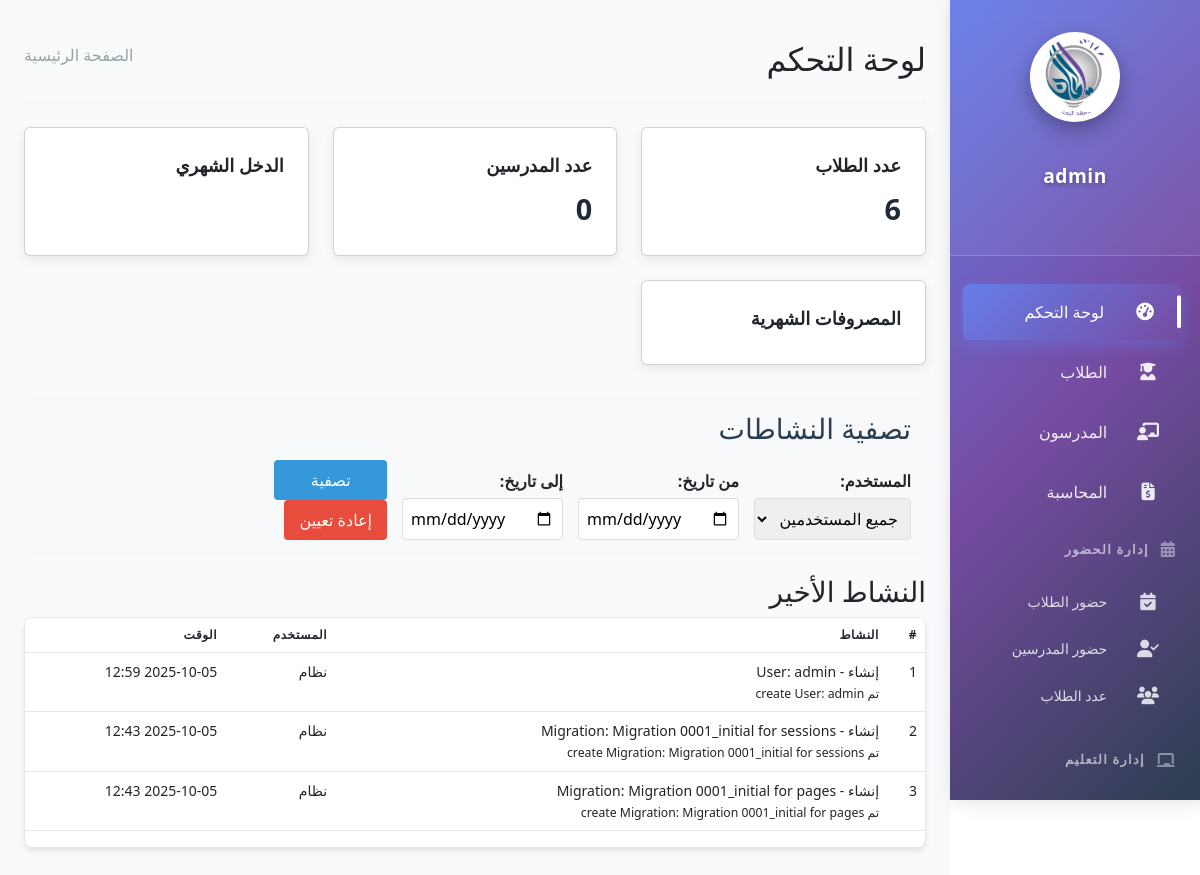
The app's page /pages/index (signed in) with its own data.
### pages/models.py (models this page shows, shortened)
class ActivityLog(models.Model):
    ACTION_CHOICES = [
        ('create', 'إنشاء'),
        ('update', 'تعديل'),
        ('delete', 'حذف'),
        ('login', 'دخول'),
        ('logout', 'خروج'),
        ('view', 'عرض'),
        ('other', 'أخرى'),
    ]
    user = models.ForeignKey(User, on_delete=models.CASCADE, null=True, blank=True)
    action = models.CharField(max_length=10, choices=ACTION_CHOICES)
    content_type = models.CharField(max_length=100)  # نوع المودل
    object_id = models.PositiveIntegerField(null=True, blank=True)  # معرف العنصر
    object_repr = models.CharField(max_length=200)  # وصف العنصر
    timestamp = models.DateTimeField(default=timezone.now)
    details = models.TextField(blank=True)  # تفاصيل إضافية
    class Meta:
        ordering = ['-timestamp']
        verbose_name = 'سجل النشاط'
        verbose_name_plural = 'سجلات النشاطات'

### pages/views.py (the view, shortened to what this page needs)
# urls.py: path('index',views.IndexView.as_view() , name="index"),
class IndexView(LoginRequiredMixin, TemplateView):
    template_name = 'pages/index.html'
    def get_context_data(self, **kwargs):
        context = super().get_context_data(**kwargs)
        context['students_count'] = Student.objects.count()
        context['teachers_count'] = Teacher.objects.count()
        start_date = timezone.now().replace(day=1)
        end_date = start_date + timedelta(days=31)
        context['users'] = User.objects.exclude(username='admin')
        user_filter = self.request.GET.get('user', '')
        start_date_filter = self.request.GET.get('start_date', '')
        end_date_filter = self.request.GET.get('end_date', '')
        context['selected_user'] = user_filter
        context['start_date'] = start_date_filter
        context['end_date'] = end_date_filter
        activity_query = ActivityLog.objects.filter(
            Q(user__is_superuser=False) | Q(user__isnull=True)
        ).exclude(content_type='LogEntry')
        activity_query = activity_query.exclude(user__username='admin')
        if user_filter:
            activity_query = activity_query.filter(user_id=user_filter)
        if start_date_filter:
            try:
                start_date = datetime.strptime(start_date_filter, '%Y-%m-%d')
                activity_query = activity_query.filter(timestamp__gte=start_date)
            except ValueError:
                pass  # تجاهل في حالة تاريخ غير صحيح
        context['recent_activities'] = activity_query.order_by('-timestamp')[:50]  # تحديد 50 نشاط فقط
        return context

### employ/context_processors.py (called while the page is built)
def employee_permissions(request):
    return {
        "emp_perms": getattr(request, "employee_permissions", set()),
        "employee_obj": getattr(getattr(request.user, "employee_profile", None), "pk", None),
    }

### templates/pages/index.html (shortened to what this page needs)
{% extends "base.html" %}
{% load emp_perms %}
{% load static %}
{% block content %}
    {% if user.is_authenticated %}
        <div class="header">
            <h2 id="pageTitle">لوحة التحكم</h2>
            <div class="breadcrumb" id="breadcrumb">
                <span>الصفحة الرئيسية</span>
            </div>
        </div>
        <div id="moduleContent">
            <div class="dashboard-cards">
                <div class="card">
                    <div class="card-title">عدد الطلاب</div>
                    <div class="card-value" id="studentsCount">{{ students_count }}</div>
                </div>
                <div class="card">
                    <div class="card-title">عدد المدرسين</div>
                    <div class="card-value" id="teachersCount">{{ teachers_count }}</div>
                </div>
                <div class="card">
                    <div class="card-title">الدخل الشهري</div>
                </div>
                <div class="card">
                    <div class="card-title">المصروفات الشهرية</div>
                </div>
            </div>
            <div class="filter-section">
                <h3>تصفية النشاطات</h3>
                <form method="GET" id="filterForm">
                    <div class="filter-row">
                        <div class="filter-group">
                            <label for="userFilter">المستخدم:</label>
                            <select name="user" id="userFilter">
                                <option value="">جميع المستخدمين</option>
                            </select>
                        </div>
                        <div class="filter-group">
                            <label for="startDate">من تاريخ:</label>
                            <input type="date" name="start_date" id="startDate" value="{{ start_date }}">
                        </div>
                        <div class="filter-group">
                            <label for="endDate">إلى تاريخ:</label>
                            <input type="date" name="end_date" id="endDate" value="{{ end_date }}">
                        </div>
                        <div class="filter-group">
                            <button type="submit" class="btn-filter">تصفية</button>
                            <button type="button" id="resetFilter" class="btn-reset">إعادة تعيين</button>
                        </div>
                    </div>
                </form>
            </div>
            <div class="recent-activity">
                <h3>النشاط الأخير</h3>
                <div class="table-container">
                    <table id="activityTable" class="table">
                        <thead>
                            <tr>
                                <th>#</th>
                                <th>النشاط</th>
                                <th>المستخدم</th>
                                <th>الوقت</th>
                            </tr>
                        </thead>
                        <tbody>
                            {% for activity in recent_activities %}
                            <tr>
                                <td>{{ forloop.counter }}</td>
                                <td>
                                    {{ activity.get_action_display }} -
                                    {{ activity.content_type }}:
                                    {{ activity.object_repr }}
                                    {% if activity.details %}
                                    <br><small>{{ activity.details }}</small>
                                    {% endif %}
                                </td>
                                <td>
                                    {% if activity.user %}
                                        {{ activity.user.get_full_name|default:activity.user.username }}
                                    {% else %}
                                        نظام
                                    {% endif %}
                                </td>
                                <td>{{ activity.timestamp|date:"Y-m-d H:i" }}</td>
                            </tr>
                            {% empty %}
                            <tr>
                                <td colspan="4" class="text-center">لا يوجد نشاطات مسجلة</td>
                            </tr>
                            {% endfor %}
                        </tbody>
                    </table>
                </div>
            </div>
        </div>
    {% else %}
        <div class="login-prompt">
            <h2>مرحباً بك في نظام إدارة المعهد</h2>
            <p>يجب <a href="{% url 'login' %}">تسجيل الدخول</a> للوصول إلى لوحة التحكم</p>
        </div>
    {% endif %}
{% endblock %}

### templates/partials/_navbar.html (shortened to what this page needs)
{% load emp_perms %}
{% load static emp_perms %}
{% if user.is_authenticated %}
<div class="sidebar">
    <div class="sidebar-header">
        <div class="logo-container">
            <img src="{% static 'img/logo.png' %}" alt="معهد اليمان" class="sidebar-logo"
                 onerror="this.style.display='none'; this.nextElementSibling.style.display='flex';">
        </div>
        <div class="user-info">
            <span>{{ user.get_full_name|default:user.username }}</span>
        </div>
    </div>
    <div class="sidebar-menu">
        {% if user.is_superuser or 'admin_dashboard' in emp_perms or 'reports_dashboard' in emp_perms %}
        <a href="{% url "pages:index" %}" class="menu-item" data-module="dashboard">
            <i class="fas fa-tachometer-alt"></i>
            <span>لوحة التحكم</span>
        </a>
        {% endif %}
        {% if user.is_superuser or 'students_view' in emp_perms %}
        <a href="{% url "students:student" %}" class="menu-item" data-module="students">
            <i class="fas fa-user-graduate"></i>
            <span>الطلاب</span>
        </a>
        {% endif %}
        {% if user.is_superuser or 'teachers_view' in emp_perms %}
        <a href="{% url "employ:teachers" %}" class="menu-item" data-module="teachers">
            <i class="fas fa-chalkboard-teacher"></i>
            <span>المدرسون</span>
        </a>
        {% endif %}
        {% if user.is_superuser or 'accounting_dashboard' in emp_perms or 'accounting_view' in emp_perms %}
        <a href="{% url "accounts:dashboard" %}" class="menu-item {% if request.resolver_match and 'accounts' == request.resolver_match.app_name %}active{% endif %}" data-module="accounts">
            <i class="fas fa-file-invoice-dollar"></i>
            <span>المحاسبة</span>
        </a>
        {% endif %}
        {% if user.is_superuser or 'attendance_view' in emp_perms or 'attendance_teacher_view' in emp_perms %}
        <div class="menu-group">
            <div class="menu-group-title">
                <i class="fas fa-calendar-alt"></i>
                <span>إدارة الحضور</span>
            </div>
            {% if user.is_superuser or 'attendance_view' in emp_perms %}
            <a href="{% url "attendance:attendance" %}" class="menu-item sub-item" data-module="attendance">
                <i class="fas fa-calendar-check"></i>
                <span>حضور الطلاب</span>
            </a>
            {% endif %}
            {% if user.is_superuser or 'attendance_teacher_view' in emp_perms %}
            <a class="menu-item sub-item" href="{% url 'attendance:teacher_attendance' %}">
                <i class="fas fa-user-check"></i>
                <span>حضور المدرسين</span>
            </a>
            {% endif %}
            {% if user.is_superuser or 'reports_students' in emp_perms %}
            <a href="{% url "students:stu_num" %}" class="menu-item sub-item" data-module="students-count">
                <i class="fas fa-users"></i>
                <span>عدد الطلاب</span>
            </a>
            {% endif %}
        </div>
        {% endif %}
        {% if user.is_superuser or 'classroom_view' in emp_perms or 'grades_view' in emp_perms %}
        <div class="menu-group">
            <div class="menu-group-title">
                <i class="fas fa-chalkboard"></i>
                <span>إدارة التعليم</span>
            </div>
            {% if user.is_superuser or 'classroom_view' in emp_perms %}
            <a href="{% url "classroom:classroom" %}" class="menu-item sub-item" data-module="classroom">
            </a>
            {% endif %}
        </div>
        {% endif %}
    </div>
</div>
{% endif %}

### static/css/main.css (style rules this page uses)
:root { --primary-color: #3498db; --secondary-color: #2ecc71; --danger-color: #e74c3c; --warning-color: #f39c12; --info-color: #1abc9c; --dark-color: #4d6883; --light-color: #ecf0f1; --white: #ffffff; --black: #2c3e50; --gray: #95a5a6; --border-radius: 8px; --box-shadow: 0 2px 10px rgba(0, 0, 0, 0.1); --transition: all 0.3s ease; --sidebar-width: 250px; --sidebar-collapsed-width: 70px; --sidebar-transition: all 0.4s cubic-bezier(0.4, 0, 0.2, 1); }
* { margin: 0; padding: 0; box-sizing: border-box; }
html { scroll-behavior: smooth; }
body { font-family: 'Tajawal', sans-serif; background-image: url('../img/back.png'); color: var(--black); direction: rtl; line-height: 1.6; }
a { text-decoration: none; color: var(--primary-color); }
.sidebar { width: var(--sidebar-width); height: 100vh; position: fixed; right: 0; top: 0; background: linear-gradient(180deg, #2c3e50 0%, #1a252f 100%); color: white; transition: var(--sidebar-transition); z-index: 1000; overflow-y: auto; box-shadow: 5px 0 15px rgba(0, 0, 0, 0.1); display: flex; flex-direction: column; overscroll-behavior: contain; -webkit-overflow-scrolling: touch; scrollbar-width: thin; scrollbar-color: var(--primary-color) rgba(0,0,0,0.1); }
.sidebar-header { padding: 1.5rem; position: sticky; top: 0; background-color: var(--dark-color); z-index: 10; border-bottom: 1px solid rgba(255,255,255,0.1); display: flex; flex-direction: column; align-items: center; transition: var(--sidebar-transition); }
.user-info { margin-top: 1rem; }
.user-info span { display: block; font-weight: 700; }
.sidebar-menu { flex-grow: 1; padding: 1rem 0; }
.menu-item { display: flex; align-items: center; padding: 0.8rem 1.5rem; margin: 0.2rem 1rem; border-radius: var(--border-radius); transition: var(--sidebar-transition); color: rgba(255, 255, 255, 0.9); cursor: pointer; position: relative; gap: 1rem; }
.menu-item.active { background-color: var(--primary-color); color: var(--white); box-shadow: 0 4px 6px rgba(0, 0, 0, 0.1); }
.menu-item i { font-size: 1.2rem; min-width: 24px; transition: var(--sidebar-transition); }
.menu-item span { margin-right: 0.8rem; white-space: nowrap; transition: var(--sidebar-transition); }
.header { display: flex; justify-content: space-between; align-items: center; margin-bottom: 1.5rem; padding-bottom: 1rem; border-bottom: 1px solid #eee; }
.breadcrumb { font-size: 0.9rem; color: var(--gray); }
.dashboard-cards { display: grid; grid-template-columns: repeat(auto-fill, minmax(250px, 1fr)); gap: 1.5rem; margin-bottom: 2rem; }
.card { background-color: var(--white); border-radius: var(--border-radius); padding: 1.5rem; box-shadow: var(--box-shadow); transition: var(--transition); }
.card-title { font-size: 0.9rem; color: var(--gray); margin-bottom: 0.5rem; }
.card-value { font-size: 1.8rem; font-weight: 700; color: var(--dark-color); }
.table-container { background-color: var(--white); border-radius: var(--border-radius); box-shadow: var(--box-shadow); overflow-x: auto; margin-bottom: 2rem; }
.table { width: 100%; border-collapse: collapse; }
.table th, .table td { padding: 0.8rem 1rem; text-align: right; }
.table th { background-color: #f8f9fa; font-weight: 700; color: var(--dark-color); border-bottom: 2px solid #eee; }
.table td { border-bottom: 1px solid #eee; }
label { display: block; margin-bottom: 0.5rem; font-weight: 500; }
@media (max-width: 1200px) { .sidebar { width: 220px; } }
@media (max-width: 1200px) { .menu-item { padding: 0.7rem 1.2rem; } }

### templates/pages/index.html (style rules this page uses)
.filter-section { background: #f8f9fa; padding: 15px; border-radius: 5px; margin-bottom: 20px; }
.filter-section h3 { margin-top: 0; margin-bottom: 15px; color: #2c3e50; }
.filter-row { display: flex; flex-wrap: wrap; gap: 15px; align-items: end; }
.filter-group { display: flex; flex-direction: column; }
.filter-group label { margin-bottom: 5px; font-weight: bold; }
.filter-group select, .filter-group input { padding: 8px; border: 1px solid #ddd; border-radius: 4px; }
.btn-filter, .btn-reset { padding: 8px 15px; border: none; border-radius: 4px; cursor: pointer; }
.btn-filter { background-color: #3498db; color: white; }
.btn-reset { background-color: #e74c3c; color: white; margin-left: 10px; }

### records on screen
ActivityLog: action "إنشاء", content_type "User", object_repr "admin", details "تم create User: admin", shows "نظام", timestamp "2025-10-05 12:59"
ActivityLog: action "إنشاء", content_type "Migration", object_repr "Migration 0001_initial for sessions", details "تم create Migration: Migration 0001_initial for sessions", shows "نظام", timestamp "2025-10-05 12:43"
ActivityLog: action "إنشاء", content_type "Migration", object_repr "Migration 0001_initial for pages", details "تم create Migration: Migration 0001_initial for pages", shows "نظام", timestamp "2025-10-05 12:43"

### other values on screen
{{ user.get_full_name|default:user.username }} "admin"
{{ students_count }} "6"
{{ teachers_count }} "0"
